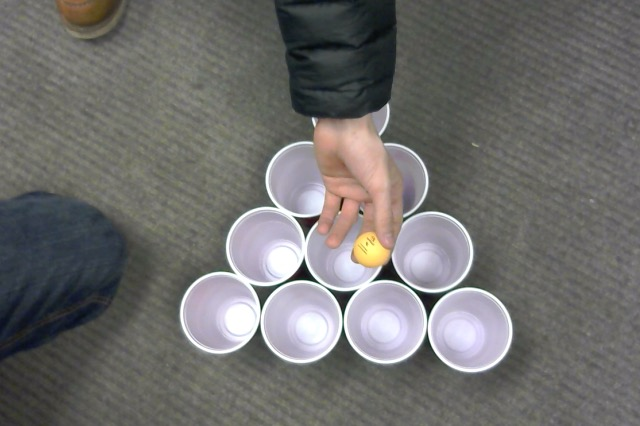
#> input picture vision/disruption.jpg, 640 x 426 px
$ python circles.py disruption.jpg 5 5 5   (Python 2 division)   (older library calls are emulated)
#> lines starting #> are read from the running program, lines starting #| are printed output that depends on the picture
''' ---Work in progress---

This is a short program that detects the circles in a given image, produces
an image with all the circles outlined, and lists their positions and radii
as well as listing the circle with the smallest x-position that is in the
right half of the image (i.e. opponent's closest cup).

It requires the parameters of image name, min/max radius, and min distance
between circles (all in pixels). It uses Hough Circle Detection as provided
in OpenCV. It only detects perfect (or close to perfect) circles. The image
needs to be of reasonably good quality and the cups need to be pretty
distinguishable from the table.
'''

import cv2
import numpy as np

def findcircles(img_name, min_rad, max_rad, min_dist):
    ''' (str, int, int, int) -> (circle_data, img_with_circles)

    Take an image, find the circles inside it, return the image with the
    circles drawn and an array of the circle data
    '''
#> called with img_name = 'disruption.jpg', min_rad = 5, max_rad = 5, min_dist = 5

    img = cv2.imread(img_name, 0)
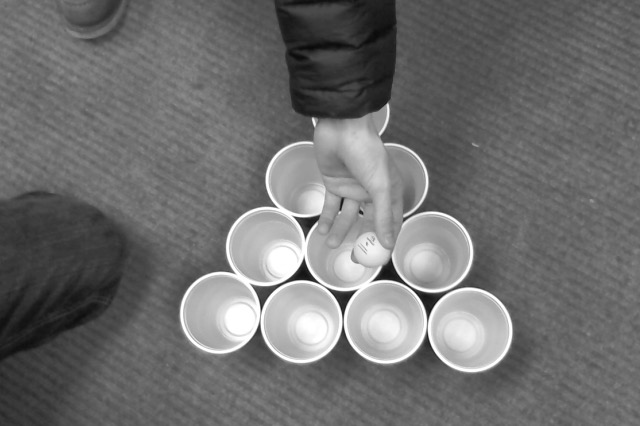
#> img: shape (426, 640); min 8, max 255, mean 111
    img = cv2.medianBlur(img, 5) # blur img to make circles easier to detect

    gray = cv2.cvtColor(img,cv2.COLOR_GRAY2BGR)
    #create new grayscale version of image to draw circles on

    circles = cv2.HoughCircles(img, cv2.cv.CV_HOUGH_GRADIENT, 0.1, min_dist,
                               param1=50, param2=50,
                               minRadius=min_rad, maxRadius=max_rad)
#> circles = None
    # make an array of the circles detected in the image, finding (x, y, r)

    # round values to ints
    circles = np.round(circles[0, :]).astype('int') if not \
        circles == None else []
#> circles = []
    for (x, y, r) in circles:
        cv2.circle(gray, (x, y), r, (0, 255, 0), 2) # draw outer circle
        cv2.circle(gray, (x, y), 2, (0, 0, 255), 2) # draw center of circle
#> this loop made 0 passes

    ans = raw_input('Show the detected circles or nah (y/n)? ')
#> the answer given: y

    if ans == 'y':
        print 'Enter any key to close the window.'
        cv2.imshow('detected cups',gray)
        cv2.waitKey(0)
        cv2.destroyWindow('detected cups') # close window with any key

    return (circles, gray)

def findclosestcircle(img_name, min_rad, max_rad, min_dist):
    ''' (str, int, int) -> None

    Use findcircles to find the circles in the image, return the x and y
    coordinates of the closest circle that is past the middle of the image
    '''

    image = findcircles(img_name, min_rad, max_rad, min_dist)
    circles = image[0]
#> circles = []
    gray = image[1]

    if len(circles) == 0:
#> (the run stopped early here; a loop or call above may not have finished)

$ run again, on vision/one-side2.jpg
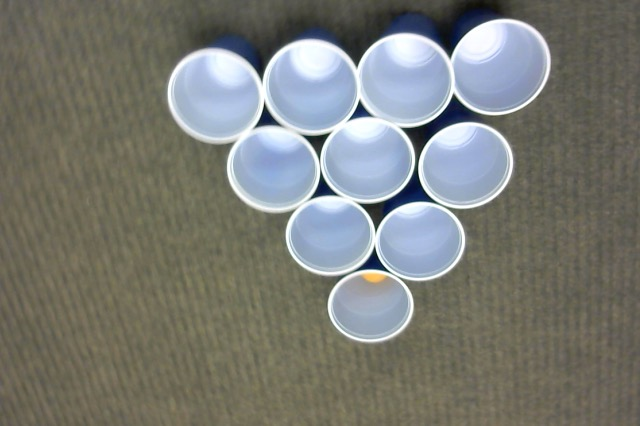
#> input picture vision/one-side2.jpg, 640 x 426 px
#> in findcircles, `img = cv2.imread(img_name, 0)`:
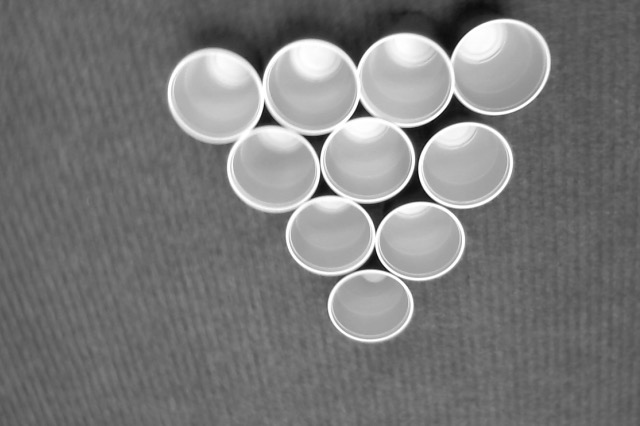
#> img: shape (426, 640); min 11, max 255, mean 122.1
#> in findcircles, `circles = cv2.HoughCircles(img, cv2.cv.CV_HOUGH_GRADIENT, 0.1, min_dis..`: circles = None
#> in findcircles, `circles = np.round(circles[0, :]).astype('int') if not \ circles == No..`: circles = []

$ run again, on vision/overhead.jpg
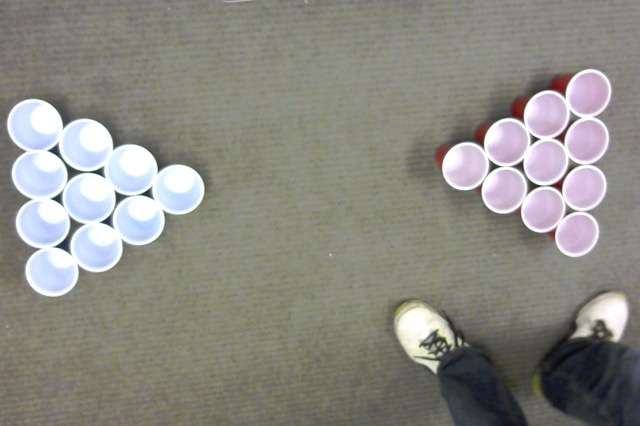
#> input picture vision/overhead.jpg, 640 x 426 px
#> in findcircles, `img = cv2.imread(img_name, 0)`:
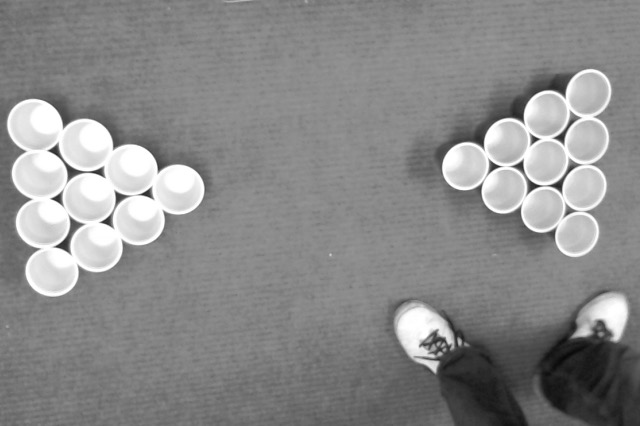
#> img: shape (426, 640); min 7, max 255, mean 138.1
#> in findcircles, `circles = cv2.HoughCircles(img, cv2.cv.CV_HOUGH_GRADIENT, 0.1, min_dis..`: circles = None
#> in findcircles, `circles = np.round(circles[0, :]).astype('int') if not \ circles == No..`: circles = []

$ run again, on vision/tilted.jpg
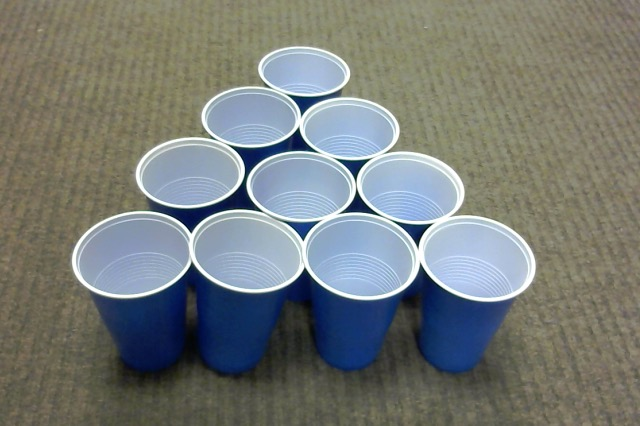
#> input picture vision/tilted.jpg, 640 x 426 px
#> in findcircles, `img = cv2.imread(img_name, 0)`:
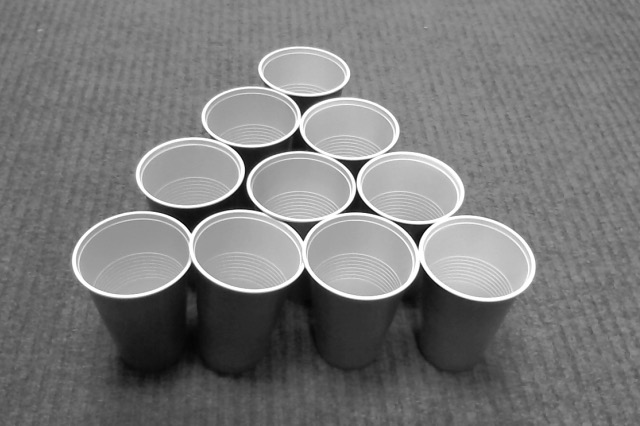
#> img: shape (426, 640); min 4, max 255, mean 122.1
#> in findcircles, `circles = cv2.HoughCircles(img, cv2.cv.CV_HOUGH_GRADIENT, 0.1, min_dis..`: circles = None
#> in findcircles, `circles = np.round(circles[0, :]).astype('int') if not \ circles == No..`: circles = []
